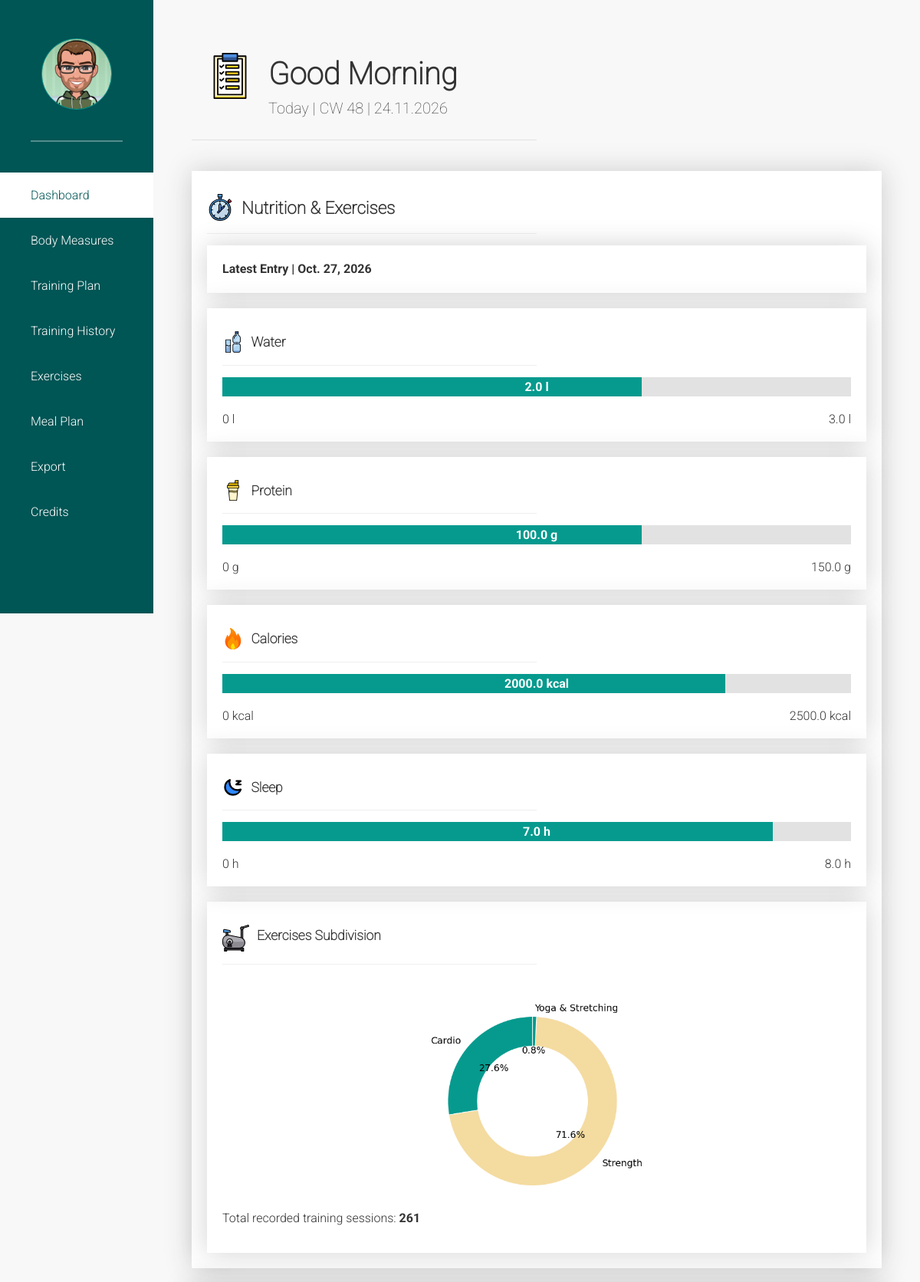
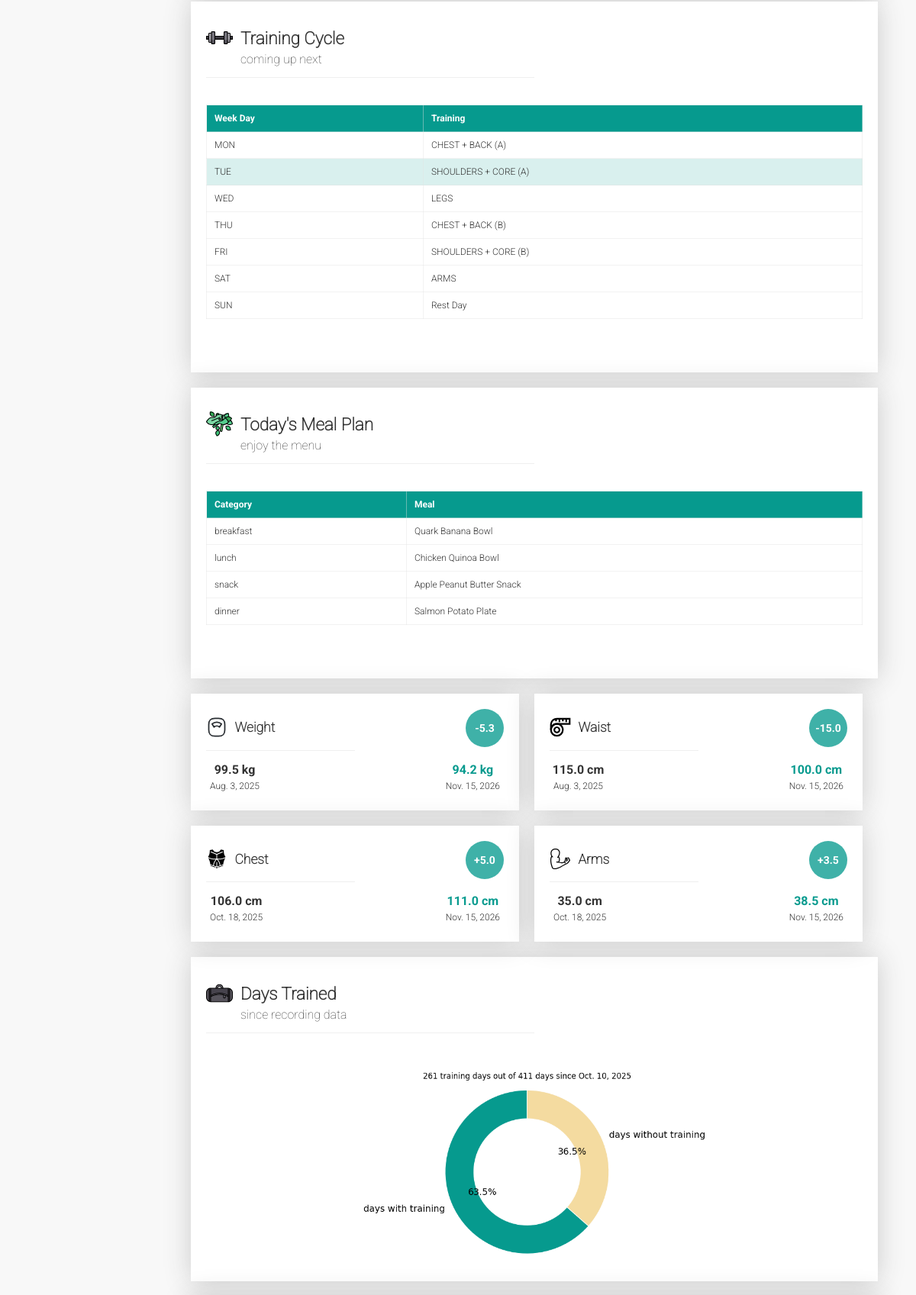
The page / (upper part) on the database its author committed (2 pictures, top to bottom).
### tracker/models.py (models this page shows, shortened)
class Nutrition(models.Model):
    date = models.DateField()
    water_l = models.FloatField(null=True, blank=True)
    water_l_aim = models.FloatField(null=True, blank=True, default=3.0)
    protein_g = models.FloatField(null=True, blank=True)
    protein_g_aim = models.FloatField(null=True, blank=True, default=150.0)
    calories_kcal = models.FloatField(null=True, blank=True)
    calories_kcal_aim = models.FloatField(null=True, blank=True, default=2500.0)
    sleep_h = models.FloatField(null=True, blank=True)
    sleep_h_aim = models.FloatField(null=True, blank=True, default=8.0)

class TrainingPlan(models.Model):
    STRENGTH = "Strength"
    CARDIO = "Cardio"
    YOGA_STRETCHING = "Yoga & Stretching"
    TRAINING_TYPE_CHOICES = [
        (STRENGTH, "Strength"),
        (CARDIO, "Cardio"),
        (YOGA_STRETCHING, "Yoga & Stretching"),
    ]
    date = models.DateField()
    training_type = models.CharField(
        max_length=100,
        choices=TRAINING_TYPE_CHOICES,
        default=STRENGTH,
    )
    training_program = models.CharField(
        max_length=100,
        null=True,
        blank=True,
    )
    training_note = models.TextField(
        null=True,
        blank=True,
    )

class Meal(models.Model):
    BREAKFAST = "breakfast"
    LUNCH = "lunch"
    DINNER = "dinner"
    SNACK = "snack"
    CATEGORY_CHOICES = [
        (BREAKFAST, "Breakfast"),
        (LUNCH, "Lunch"),
        (DINNER, "Dinner"),
        (SNACK, "Snack"),
    ]
    name = models.CharField(max_length=200)
    category = models.CharField(
        max_length=50,
        choices=CATEGORY_CHOICES,
        default=BREAKFAST,
    )

class BodyMeasure(models.Model):
    date = models.DateField()
    weight = models.FloatField(null=True, blank=True)
    waist = models.FloatField(null=True, blank=True)
    chest = models.FloatField(null=True, blank=True)
    arm_left = models.FloatField(null=True, blank=True)
    arm_right = models.FloatField(null=True, blank=True)

### tracker/views.py (the view)
# urls.py: path("", views.dashboard, name="dashboard"),
def dashboard(request):
    return render(
        request,
        "tracker/dashboard.html",
        get_dashboard_context(request),
    )

### tracker/views.py (called while the page is built, shortened)
def figure_to_base64(fig):
    buffer = io.BytesIO()
    fig.savefig(buffer, format="png", bbox_inches="tight")
    buffer.seek(0)
    image_png = buffer.getvalue()
    buffer.close()
    plt.close(fig)
    return base64.b64encode(image_png).decode("utf-8")

def donut_chart_generator(values, labels, title=""):
    fig, ax = plt.subplots(figsize=(5, 5))
    ax.pie(
        values,
        labels=labels,
        autopct="%1.1f%%",
        startangle=90,
        colors=CHART_COLORS,
        textprops={
            "fontsize": 14,
        },
        wedgeprops={
            "width": 0.35,
            "edgecolor": "white",
        },
    )
    ax.set_title(title)
    ax.axis("equal")
    return fig

def get_user_data(request):
    user = request.user
    if not user.is_authenticated:
        return None

def get_current_date():
    today = datetime.date.today()
    calendar_week = today.isocalendar().week
    return f"CW {calendar_week:02d} | {today.strftime('%d.%m.%Y')}"

def get_current_salute():
    current_hour = datetime.datetime.now().hour
    if 5 <= current_hour < 12:
        return "Good Morning"
    elif 12 <= current_hour < 17:
        return "Welcome back"
    elif 17 <= current_hour < 22:
        return "Good Evening"
    else:
        return "Hello"

def calc_nutrition_difference(value, aim):
    if value is None or aim is None:
        return None
    return round(value - aim, 2)

def get_daily_meal_suggestions():
    today = datetime.date.today()
    rng = random.Random(today.toordinal())
    all_meals = (
        Meal.objects
        .order_by("category", "id")
    )
    meal_dict = {
        "breakfast": [],
        "lunch": [],
        "snack": [],
        "dinner": [],
    }
    for meal in all_meals:
        if meal.category in meal_dict:
            meal_dict[meal.category].append(meal)
    return {
        "breakfast": rng.choice(meal_dict["breakfast"]) if meal_dict["breakfast"] else None,
        "lunch": rng.choice(meal_dict["lunch"]) if meal_dict["lunch"] else None,
        "snack": rng.choice(meal_dict["snack"]) if meal_dict["snack"] else None,
        "dinner": rng.choice(meal_dict["dinner"]) if meal_dict["dinner"] else None,
    }

def calc_body_measure_difference(first_measures, latest_measures, field_name):
    first_value = first_measures[field_name]
    latest_value = latest_measures[field_name]
    if first_value is None or latest_value is None:
        return None
    return round(latest_value - first_value, 2)

### tracker/templates/tracker/dashboard.html (shortened to what this page needs)
{% extends "tracker/base.html" %}
{% load static %}
{% block content %}
<div class="data-page dashboard-page">
    <div class="box-100 box-shadow data-page-box">
        <img class="data-page-box-icon" src="{% static 'tracker/svg/check-list.svg' %}"
            alt="Fitness Dashboard | Check List Icon" aria-hidden="true">
        <div class="data-page-header-box">
            {% if current_salute and user_data and user_data.first_name %}
            <h1 class="data-page-box-headline">
                {{ current_salute }}, {{ user_data.first_name }}
            </h1>
            {% elif current_salute and user_data and user_data.username %}
            <h1 class="data-page-box-headline">
                {{ current_salute }}, {{ user_data.username }}
            </h1>
            {% elif current_salute %}
            <h1 class="data-page-box-headline">
                {{ current_salute }}
            </h1>
            {% else %}
            <h1 class="data-page-box-headline">
                Dashboard
            </h1>
            {% endif %}
            {% if current_date %}
            <span class="data-page-box-subheadline">
                Today | {{ current_date }}
            </span>
            {% else %}
            <span class="data-page-box-subheadline">
                The All-in-One Overview
            </span>
            {% endif %}
        </div>
    </div>
    <div class="box-container">
        <div class="box-100 box-shadow info-box">
            <div class="info-box-header">
                <div class="info-box-header-icon">
                    <img src="{% static 'tracker/svg/chronometer-timer.svg' %}"
                        alt="Fitness Dashboard | Chronometer Icon" aria-hidden="true">
                </div>
                <div class="info-box-header-headlines">
                    <h2 class="info-box-icon-headline">Nutrition & Exercises</h2>
                </div>
            </div>
            <div class="info-box-inner">
                <div class="box-50">
                    {% if current_nutrition.nutrition_rows %}
                    <div class="info-box-inner">
                        <div class="box-100 box-shadow info-box">
                            <h4>Latest Entry | {{ current_nutrition.latest_nutrition.date }}</h4>
                        </div>
                        {% for row in current_nutrition.nutrition_rows %}
                        <div class="box-50 box-shadow info-box">
                            <div class="info-box-header">
                                <div class="info-box-header-icon-small">
                                    <img src="{% static row.icon %}" alt="Fitness Dashboard | {{ row.label }} Icon">
                                </div>
                                <div class="info-box-header-headlines">
                                    <h3 class="info-box-icon-headline">{{ row.label }}</h3>
                                </div>
                            </div>
                            <div class="info-text">
                                <div class="info-bar-box">
                                    {% if row.value is not None %}
                                    <div class="info-bar">
                                        <div class="info-bar-inner"
                                            style="width: calc({{ row.value }} * 100% / {{ row.aim }});">
                                        </div>
                                        <p>{{ row.value }} {{ row.unit }}</p>
                                    </div>
                                    <div class="info-bar-text">
                                        <p>0 {{ row.unit }}</p>
                                        <p>{{ row.aim }} {{ row.unit }}</p>
                                    </div>
                                    {% else %}
                                    <p>No data for today</p>
                                    {% endif %}
                                </div>
                            </div>
                        </div>
                        {% endfor %}
                        {% else %}
                        <p>No nutrition data available yet.</p>
                        {% endif %}
                    </div>
                </div>
                <div class="box-50 box-shadow info-box">
                    <div class="info-box-header">
                        <div class="info-box-header-icon">
                            <img src="{% static 'tracker/svg/stationary-bike.svg' %}"
                                alt="Fitness Dashboard | Stationary Bike Icon" aria-hidden="true">
                        </div>
                        <div class="info-box-header-headlines">
                            <h3 class="info-box-icon-headline">Exercises Subdivision</h3>
                        </div>
                    </div>
                    {% if exercise_types_as_donut_chart %}
                    <img class="dashboard-plot"
                        alt="{{ exercise_types_as_donut_chart.alt }}">
                    <p>
                        Total recorded training sessions:
                        <strong>{{ exercise_types_as_donut_chart.total_training_sessions }}</strong>
                    </p>
                    {% else %}
                    <p>No training type data available yet.</p>
                    {% endif %}
                </div>
            </div>
        </div>
        <div class="box-50 box-shadow info-box">
            <div class="info-box-header">
                <div class="info-box-header-icon">
                    <img src="{% static 'tracker/svg/dumbbell-gym.svg' %}" alt="Fitness Dashboard | Dumbbell Icon"
                        aria-hidden="true">
                </div>
                <div class="info-box-header-headlines">
                    <h2 class="info-box-icon-headline">Training Cycle</h2>
                    <span class="info-box-icon-subheadline">coming up next</span>
                </div>
            </div>
            {% if weekly_split %}
            <table>
                <thead>
                    <tr>
                        <th>Week Day</th>
                        <th>Training</th>
                    </tr>
                </thead>
                <tbody>
                    {% for day in weekly_split.days %}
                    <tr class="{% if day.is_today %}training-day-today{% endif %}">
                        <td>{{ day.weekday }}</td>
                        <td>{{ day.training_name }}</td>
                    </tr>
                    {% endfor %}
                </tbody>
            </table>
            {% else %}
            <p>No training cycle available.</p>
            {% endif %}
        </div>
        <div class="box-50 box-shadow info-box">
            <div class="info-box-header">
                <div class="info-box-header-icon">
                    <img src="{% static 'tracker/svg/salad.svg' %}" alt="Fitness Dashboard | Salad Icon"
                        aria-hidden="true">
                </div>
                <div class="info-box-header-headlines">
                    <h2 class="info-box-icon-headline">Today's Meal Plan</h2>
                    <span class="info-box-icon-subheadline">enjoy the menu</span>
                </div>
            </div>
            {% if daily_meal_suggestions %}
            <table>
                <thead>
                    <tr>
                        <th>Category</th>
                        <th>Meal</th>
                    </tr>
                </thead>
                <tbody>
                    {% for category, meal in daily_meal_suggestions.items %}
                    <tr>
                        <td>{{ meal.category }}</td>
                        <td>{{ meal.name }}</td>
                    </tr>
                    {% endfor %}
                </tbody>
            </table>
            {% else %}
                <p>No meal plan selected for today yet.</p>
            {% endif %}
        </div>
        {% if body_measure_improvement %}
        <div class="box-100 info-box">
            <div class="info-box-inner">
                {% for row in body_measure_improvement.measure_rows %}
                {% if row.label != 'Arm left' %}
                <div class="box-25 box-shadow info-box">
                    <div class="info-box-header">
                        <div class="info-box-header-icon-small">
                            <img {% if row.flip_icon %}style="transform: scaleX(-1);" {% endif %}
                                src="{% static row.icon %}" alt="Fitness Dashboard | {{ row.label }} Icon">
                        </div>
                        <div class="info-box-header-headlines">
                            {% if row.label == 'Arm right' %}
                            <h3 class="info-box-icon-headline">Arms</h3>
                            {% else %}
                            <h3 class="info-box-icon-headline">{{ row.label }}</h3>
                            {% endif %}
                        </div>
                        <div class="info-compare-box {{ row.success_class }}">
                            {% if row.difference is not None %}
                            {% if row.difference > 0 %}
                            +{{ row.difference }}
                            {% else %}
                            {{ row.difference }}
                            {% endif %}
                            {% else %}
                            —
                            {% endif %}
                        </div>
                    </div>
                    <div class="info-text">
                        <div class="info-text-box">
                            {% if row.first_value is not None %}
                            <p>{{ row.first_value }} {{ row.unit }}</p>
                            <small>{{ row.first_date }}</small>
                            {% else %}
                            <p>—</p>
                            {% endif %}
                        </div>
                        <div class="info-text-box {{ row.success_class }}">
                            {% if row.latest_value is not None %}
                            <p>{{ row.latest_value }} {{ row.unit }}</p>
                            <small>{{ row.latest_date }}</small>
                            {% else %}
                            <p>—</p>
                            {% endif %}
                        </div>
                    </div>
                </div>
                {% endif %}
                {% endfor %}
            </div>
        </div>
        {% else %}
        <div class="box-100 box-shadow info-box">
            <p>No body measurement data available yet.</p>
        </div>
        {% endif %}
        <div class="box-50 box-shadow info-box">
            <div class="info-box-header">
                <div class="info-box-header-icon">
                    <img src="{% static 'tracker/svg/sport-bag.svg' %}" alt="Fitness Dashboard | Sport Bag Icon"
                        aria-hidden="true">
                </div>
                <div class="info-box-header-headlines">
                    <h2 class="info-box-icon-headline">Days Trained</h2>
                    <span class="info-box-icon-subheadline">since recording data</span>
                </div>
            </div>
            {% if days_trained %}
            <img class="dashboard-plot"
                alt="Fitness Dashboard | {{ days_trained.alt }}">
            {% else %}
            <p>No training data available yet.</p>
            {% endif %}
        </div>
    </div>
</div>
</div>
{% endblock %}

### rows shown on the page
Nutrition: latest_nutrition "Oct. 27, 2026", value "2.0" "100.0" "2000.0" "7.0", aim "3.0" "150.0" "2500.0" "8.0"
TrainingPlan: weekday "MON", training_name "CHEST + BACK (A)"
TrainingPlan: weekday "TUE", training_name "SHOULDERS + CORE (A)"
TrainingPlan: weekday "WED", training_name "LEGS"
TrainingPlan: weekday "THU", training_name "CHEST + BACK (B)"
TrainingPlan: weekday "FRI", training_name "SHOULDERS + CORE (B)"
TrainingPlan: weekday "SAT", training_name "ARMS"
Meal: category "breakfast", name "Quark Banana Bowl"
Meal: category "lunch", name "Chicken Quinoa Bowl"
Meal: category "snack", name "Apple Peanut Butter Snack"
Meal: category "dinner", name "Salmon Potato Plate"
BodyMeasure: first_value "99.5" "115.0", first_date "Aug. 3, 2025" "Aug. 3, 2025"
BodyMeasure: latest_value "94.2" "100.0" "111.0" "38.5", latest_date "Nov. 15, 2026" "Nov. 15, 2026" "Nov. 15, 2026" "Nov. 15, 2026"
BodyMeasure: first_value "106.0" "35.0", first_date "Oct. 18, 2025" "Oct. 18, 2025"

### other values the page prints
{{ current_salute }} "Good Morning"
{{ current_date }} "CW 48 | 24.11.2026"
{{ row.label }} "Water" "Protein" "Calories" "Sleep"
{{ row.unit }} "l" "g" "kcal" "h"
{{ exercise_types_as_donut_chart.total_training_sessions }} "261"
{{ day.weekday }} "SUN"
{{ day.training_name }} "Rest Day"
{{ row.label }} "Weight" "Waist" "Chest"
{{ row.difference }} "-5.3" "-15.0"
{{ row.unit }} "kg" "cm" "cm" "cm"
{{ row.difference }} "5.0" "3.5"
